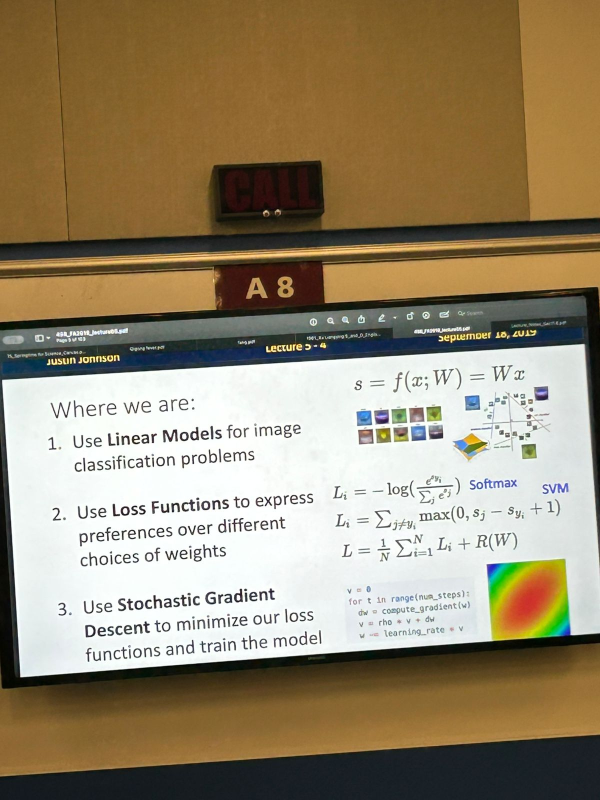
#> input picture computer_vision/hackumass test images/1.jpeg, 1200 x 1600 px, given in place of the camera (shown at 1/2 size)
$ python cv.py
#> lines starting #> are read from the running program, lines starting #| are printed output that depends on the picture; after the words box and inside, x2 and y2 are one past the last pixel; in counts of white or black regions, pixels touching at a corner belong together
#> further down, frame is the input picture: shape (1600, 1200, 3); mean B, G, R 111.1, 137.3, 151.3
import cv2
import numpy as np
from skimage.metrics import structural_similarity as ssim
import time
import os
from datetime import datetime

# --- Constants ---
WARPED_WIDTH = 1000
WARPED_HEIGHT = 600

STABLE_SSIM_THRESHOLD = 0.95
NEW_SLIDE_SSIM_THRESHOLD = 0.8

EXTRA_PAD = 30   # extra pixels around the detected bbox


# [21 lines left out: functions order_points, get_centroid, not called in this run]


def find_screen(frame, last_corners=None, debug=False):
#> called with debug = True
    gray = cv2.cvtColor(frame, cv2.COLOR_BGR2GRAY)
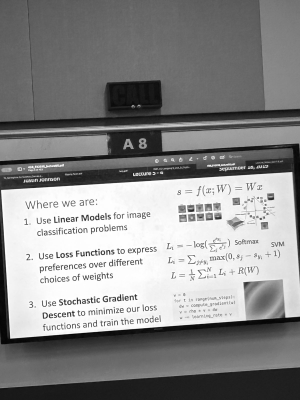
#> gray: shape (1600, 1200) (shown at 1/4 size); min 0, max 255, mean 138.6
    blurred = cv2.GaussianBlur(gray, (5, 5), 0)

    adaptive_thresh = cv2.adaptiveThreshold(
        blurred, 255, cv2.ADAPTIVE_THRESH_GAUSSIAN_C,
        cv2.THRESH_BINARY_INV, 11, 2
    )
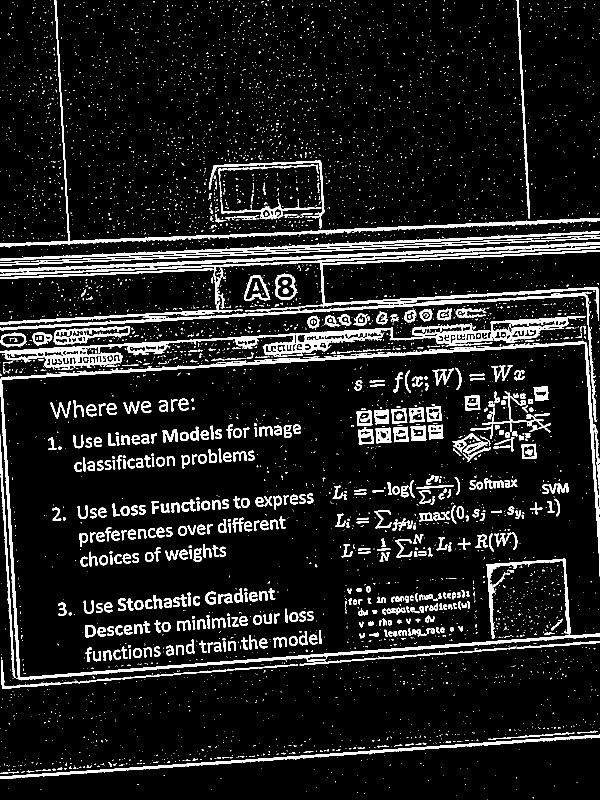
#> adaptive_thresh: shape (1600, 1200) (shown at 1/2 size); 10% white; 5699 white regions (5152 under 20 px), largest, box (x1, y1, x2, y2) and area: (0, 682, 1200, 1361) 23422, (0, 632, 1171, 740) 18323, (0, 492, 1200, 641) 10567
    v = np.median(blurred)
#> v = 111
    lower = int(max(0, 0.7 * v))
#> lower = 77
    upper = int(min(255, 1.3 * v))
#> upper = 144
    canny_edged = cv2.Canny(blurred, lower, upper)
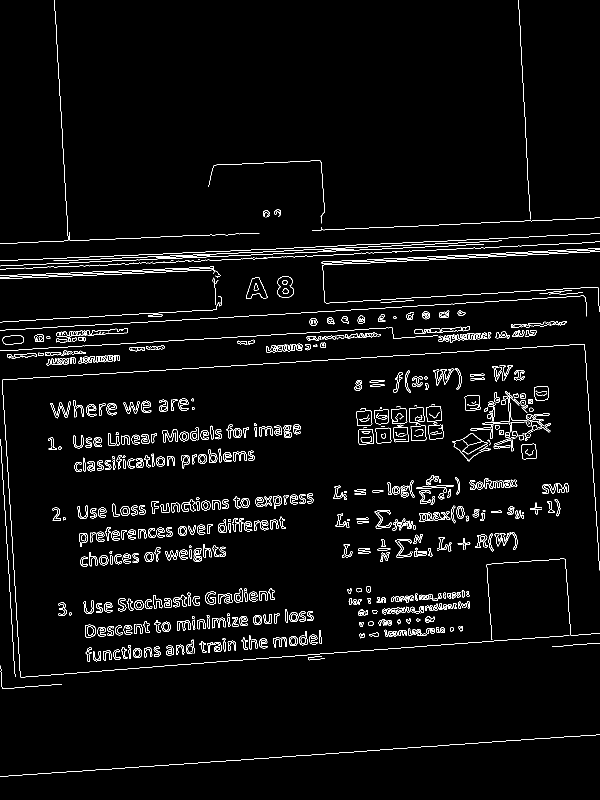
#> canny_edged: shape (1600, 1200) (shown at 1/2 size); 3.1% white in thin lines or dots

    edged = cv2.bitwise_or(canny_edged, adaptive_thresh)
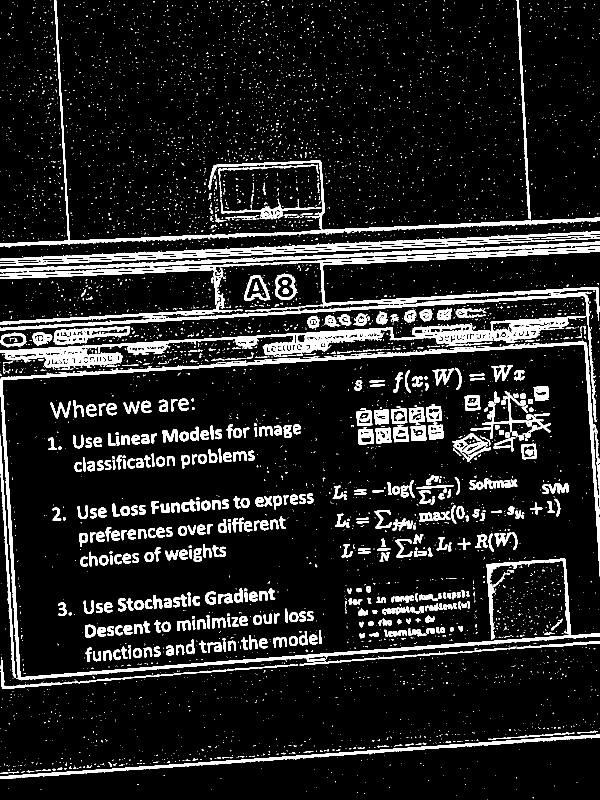
#> edged: shape (1600, 1200) (shown at 1/2 size); 11.5% white; 5681 white regions (5152 under 20 px)

    contours, _ = cv2.findContours(edged.copy(), cv2.RETR_LIST, cv2.CHAIN_APPROX_SIMPLE)
#> contours = 6451 contours, 5789 with area under 20; largest, box (x1, y1, x2, y2) and area: (0, 632, 1171, 740) 25149, (0, 682, 1200, 1361) 21976, (0, 492, 1200, 641) 9822, (0, 0, 1200, 496) 9216, (0, 583, 1194, 844) 6410
    if not contours:
        return (None, edged) if debug else None

    min_area = frame.shape[0] * frame.shape[1] * 0.01
    valid_candidates = []

    for c in contours:
        if cv2.contourArea(c) < min_area:
            continue

        peri = cv2.arcLength(c, True)
        approx = cv2.approxPolyDP(c, 0.02 * peri, True)

        if len(approx) == 4:
            x, y, w, h = cv2.boundingRect(approx)
            aspect_ratio = float(w) / h if h > 0 else 0
            if 0.3 < aspect_ratio < 3.0:
                valid_candidates.append(approx)
#> this loop made 6451 passes
#> c on passes 1 to 3: [[975, 1599]], [[1065, 1594], [1066, 1595], [1066, 1596], [1066, 1594]], [[913, 1591]]
#> after the loop, valid_candidates = []

    if not valid_candidates:
        return (None, edged) if debug else None

    best_candidate = None

    if last_corners is not None:
        last_cX, last_cY = get_centroid(last_corners)

        min_dist = float('inf')

        for cand in valid_candidates:
            cand_cX, cand_cY = get_centroid(cand)
            if cand_cX is None:
                continue

            dist = np.sqrt((cand_cX - last_cX)**2 + (cand_cY - last_cY)**2)

            if dist < min_dist:
                min_dist = dist
                best_candidate = cand

        max_allowed_dist = frame.shape[1] / 4
        if min_dist > max_allowed_dist:
            best_candidate = None

    if best_candidate is None:
        valid_candidates = sorted(valid_candidates, key=cv2.contourArea, reverse=True)
        best_candidate = valid_candidates[0]

    result = best_candidate.reshape(4, 2)
    return (result, edged) if debug else result


# [15 lines left out: function extract_bbox_with_padding, not called in this run]


# -------------------------------------------------------
# CREATE TIMESTAMPED FOLDER FOR THIS RUN
# -------------------------------------------------------
run_timestamp = datetime.now().strftime("%Y%m%d_%H%M%S")
OUTPUT_DIR = f"captured_slides_{run_timestamp}"
os.makedirs(OUTPUT_DIR, exist_ok=True)

SAVE_INTERVAL = 5  # seconds
last_capture_time = 0
capture_counter = 0
# -------------------------------------------------------

# --- Main Application Loop ---
cap = cv2.VideoCapture(0)

last_stable_slide_gray = None
previous_warped_gray = None

while True:
    ret, frame = cap.read()
    if not ret:
        break

    corners, edged = find_screen(frame, debug=True)
    print(corners)
#| None

    if corners is None:
        cv2.imshow("Live Feed", frame)
        previous_warped_gray = None
        if cv2.waitKey(1) & 0xFF == ord('q'):
#> (key q is pressed here)
            break
        continue

    cv2.drawContours(frame, [corners.astype(int)], -1, (0, 255, 0), 2)
    cv2.imshow("Live Feed", frame)

    # ------------------------------------------------------------------
    # SAVE CROPPED BBOX REGION EVERY 5 SECONDS
    # ------------------------------------------------------------------
    current_time = time.time()
    if current_time - last_capture_time >= SAVE_INTERVAL:

        # Extract cropped image with extra padding
        cropped_img = extract_bbox_with_padding(frame, corners, pad=EXTRA_PAD)

        filename = os.path.join(
            OUTPUT_DIR,
            f"slide_capture_{capture_counter:05d}.jpg"
        )

        cv2.imwrite(filename, cropped_img)
        print(f"[{time.strftime('%H:%M:%S')}] Saved cropped bbox: {filename}")

        capture_counter += 1
        last_capture_time = current_time
    # ------------------------------------------------------------------

    if cv2.waitKey(1) & 0xFF == ord('q'):
        break

cap.release()
cv2.destroyAllWindows()

$ run again, on computer_vision/hackumass test images/2.jpeg
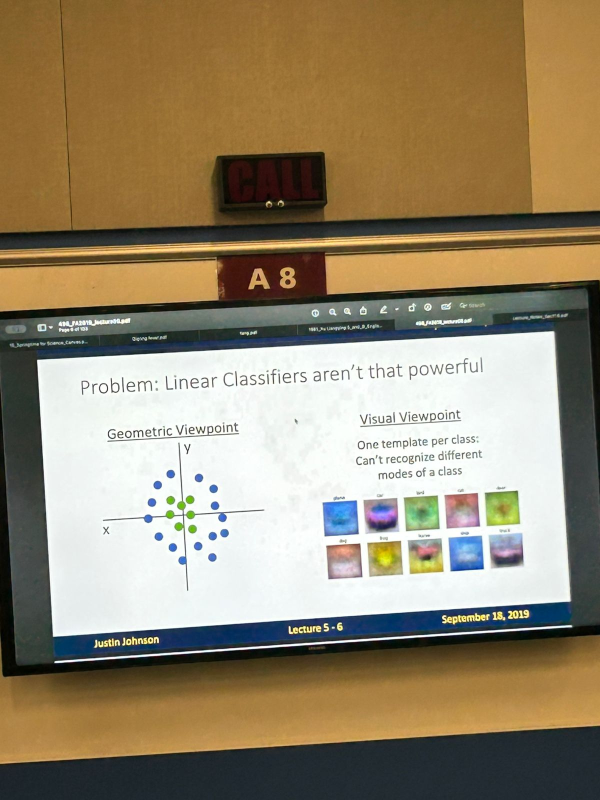
#> input picture computer_vision/hackumass test images/2.jpeg, 1200 x 1600 px, given in place of the camera (shown at 1/2 size)
#> frame is the input picture: shape (1600, 1200, 3); mean B, G, R 109.6, 135.6, 149.5
#> in find_screen, `adaptive_thresh = cv2.adaptiveThreshold( blurred, 255, cv2.ADAPTIVE_TH..`:
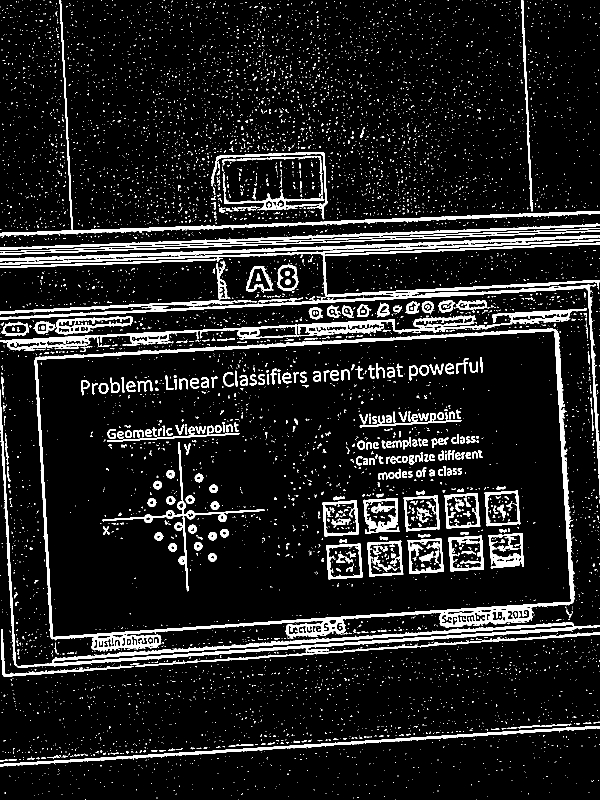
#> adaptive_thresh: shape (1600, 1200) (shown at 1/2 size); 10.4% white; 7985 white regions (7582 under 20 px), largest, box (x1, y1, x2, y2) and area: (0, 470, 1200, 991) 26947, (69, 657, 1150, 1303) 25850, (0, 779, 1200, 1336) 17559
#> v = 119
#> lower = 83
#> upper = 154
#> canny_edged: shape (1600, 1200); 2.3% white in thin lines or dots
#> edged: shape (1600, 1200); 11.6% white; 7975 white regions (7577 under 20 px)
#> contours = 8657 contours, 8193 with area under 20; largest, box (x1, y1, x2, y2) and area: (69, 657, 1150, 1303) 595582, (74, 662, 1142, 1274) 567312, (0, 469, 1200, 991) 47634, (0, 779, 1200, 1336) 20520, (387, 506, 790, 616) 20454
#> the loop in find_screen, `for c in contours:` made 8657 passes
#> (peri, x, y, w, h, aspect_ratio) on passes 3235, 3699, 3743: (5942.8, 0, 779, 1200, 556, 2.16), (3239.4, 76, 664, 1064, 608, 1.75), (4708.7, 72, 662, 1072, 615, 1.74)
#> after the loop in find_screen, `for c in contours:`: valid_candidates = 3 contours; box (x1, y1, x2, y2) and area: (72, 662, 1144, 1277) 578255, (76, 664, 1140, 1272) 565346, (0, 779, 1200, 1335) 2288
#> best_candidate = [[1114, 662], [72, 714], [102, 1276], [1143, 1207]]
#> result has the same summary as best_candidate
#> corners has the same summary as best_candidate in find_screen
#| [[1114  662]
#|  [  72  714]
#|  [ 102 1276]
#|  [1143 1207]]
#> frame: shape (1600, 1200, 3); 0.5% of pixels changed, all inside (x1, y1, x2, y2) = (71, 661, 1145, 1278)
#> in extract_bbox_with_padding, `x, y, w, h = cv2.boundingRect(corners.astype(int))`: x = 72; y = 662; w = 1072; h = 615
#> x1 = 42
#> y1 = 632
#> x2 = 1174
#> y2 = 1307
#> in extract_bbox_with_padding, `cropped = frame[y1:y2, x1:x2]`:
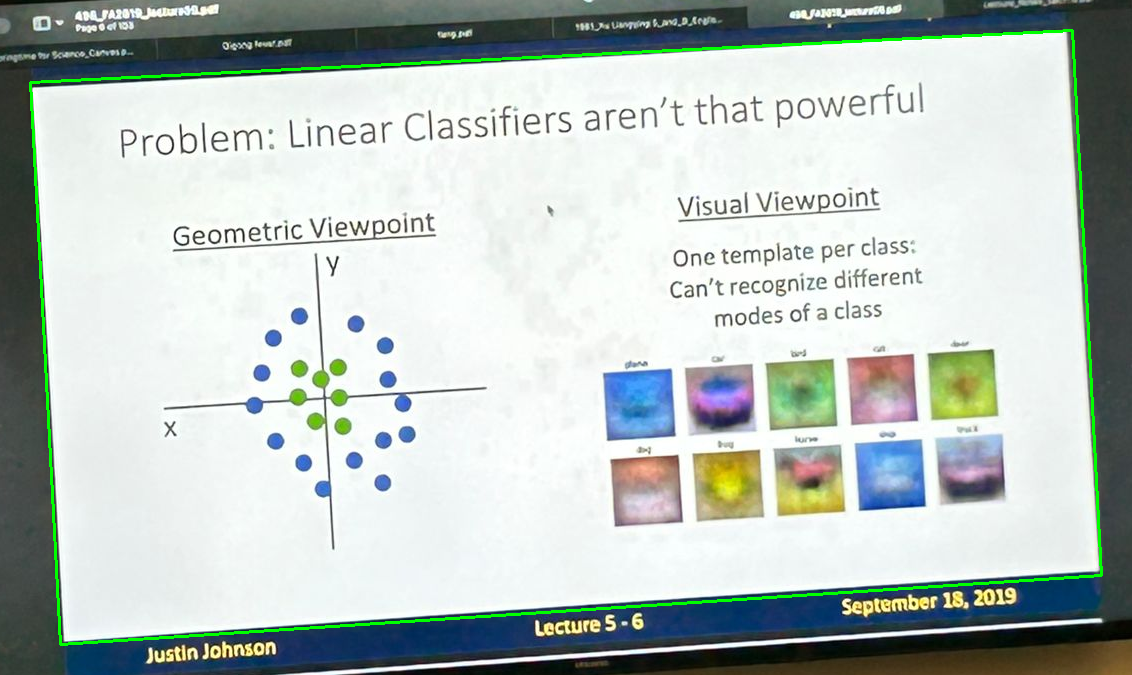
#> cropped: shape (675, 1132, 3); mean B, G, R 191.5, 195.9, 185.8

$ run again, on computer_vision/hackumass test images/3.jpeg
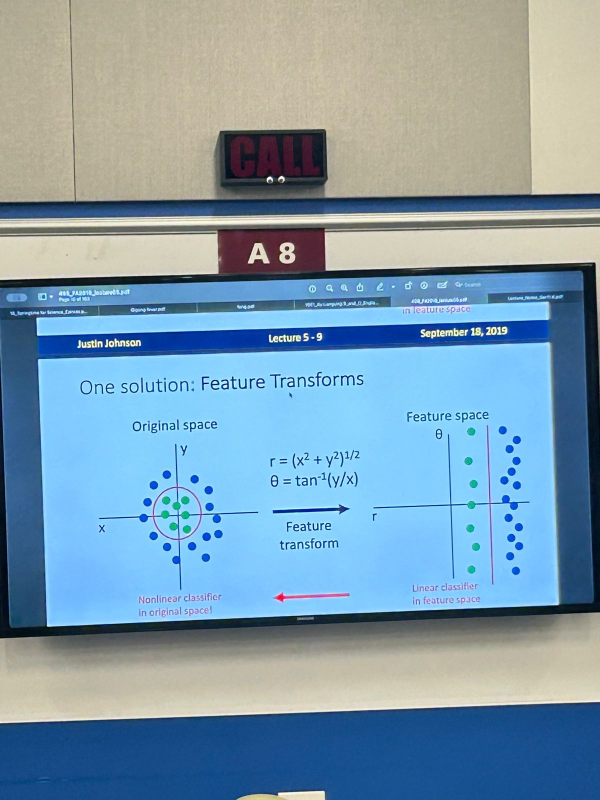
#> input picture computer_vision/hackumass test images/3.jpeg, 1200 x 1600 px, given in place of the camera (shown at 1/2 size)
#> frame is the input picture: shape (1600, 1200, 3); mean B, G, R 175.7, 156.3, 126.1
#> in find_screen, `adaptive_thresh = cv2.adaptiveThreshold( blurred, 255, cv2.ADAPTIVE_TH..`:
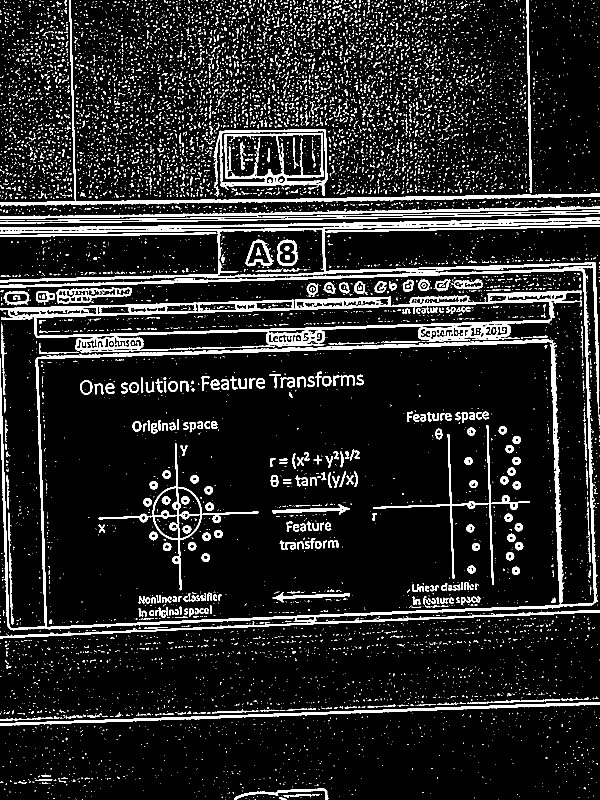
#> adaptive_thresh: shape (1600, 1200) (shown at 1/2 size); 11.6% white; 10303 white regions (9512 under 20 px), largest, box (x1, y1, x2, y2) and area: (0, 435, 1200, 1277) 54240, (0, 581, 1164, 705) 27221, (0, 0, 1200, 413) 8881
#> v = 179
#> lower = 125
#> upper = 232
#> canny_edged: shape (1600, 1200); 2.1% white in thin lines or dots
#> edged: shape (1600, 1200); 12.7% white; 10290 white regions (9502 under 20 px)
#> contours = 10975 contours, 10418 with area under 20; largest, box (x1, y1, x2, y2) and area: (0, 434, 1200, 1277) 619990, (76, 684, 1119, 1254) 542807, (0, 581, 1164, 705) 82905, (72, 603, 1099, 672) 36844, (427, 258, 656, 392) 23954
#> the loop in find_screen, `for c in contours:` made 10975 passes
#> (peri, x, y, w, h, aspect_ratio) on pass 3325: (3183.4, 77, 686, 1039, 567, 1.83)
#> after the loop in find_screen, `for c in contours:`: valid_candidates = [[[1099, 686], [1115, 1210], [94, 1252], [77, 718]]]
#> best_candidate = [[1099, 686], [1115, 1210], [94, 1252], [77, 718]]
#| [[1099  686]
#|  [1115 1210]
#|  [  94 1252]
#|  [  77  718]]
#> frame: shape (1600, 1200, 3); 0.48% of pixels changed, all inside (x1, y1, x2, y2) = (76, 685, 1117, 1254)
#> in extract_bbox_with_padding, `x, y, w, h = cv2.boundingRect(corners.astype(int))`: x = 77; y = 686; w = 1039; h = 567
#> x1 = 47
#> y1 = 656
#> x2 = 1146
#> y2 = 1283
#> in extract_bbox_with_padding, `cropped = frame[y1:y2, x1:x2]`:
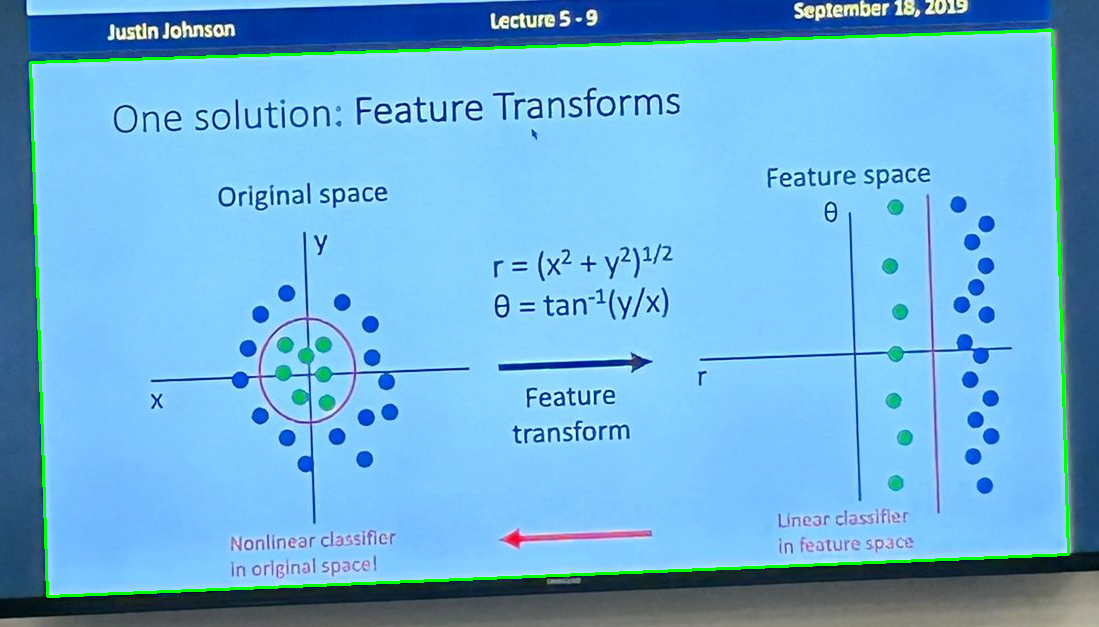
#> cropped: shape (627, 1099, 3); mean B, G, R 219, 176.6, 111.2
